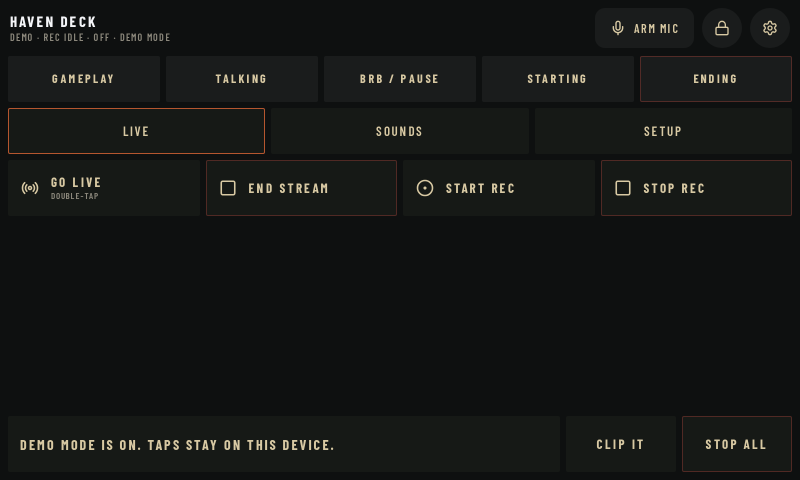
#> input picture docs/media/live.png, 1600 x 960 px (shown at 1/2 size)
$ python frame-hero.py
#> lines starting #> are read from the running program, lines starting #| are printed output that depends on the picture
#!/usr/bin/env python3
"""Frame the 800x480 Live screenshot in a touchscreen bezel and build the hero."""
from __future__ import annotations

from pathlib import Path

from PIL import Image, ImageDraw, ImageFilter, ImageFont

ROOT = Path(__file__).resolve().parents[1] / "docs" / "media"
LIVE = ROOT / "live.png"
BG = (16, 13, 11)
BEZEL = (22, 19, 16)
BEZEL_HI = (58, 50, 42)
CREAM = (216, 201, 163)
RUST = (181, 86, 47)
TEXT = (243, 237, 224)
MUTED = (154, 143, 124)


# [9 lines left out: function font, not called in this run]


def round_corners(im: Image.Image, radius: int) -> Image.Image:
    mask = Image.new("L", im.size, 0)
    ImageDraw.Draw(mask).rounded_rectangle((0, 0, im.width, im.height), radius=radius, fill=255)
    out = Image.new("RGBA", im.size)
    out.paste(im.convert("RGBA"), (0, 0))
    out.putalpha(mask)
    return out


def frame_screen(screen: Image.Image, bezel: int = 42, radius: int = 36, inner: int = 6) -> Image.Image:
    screen = screen.convert("RGBA")
    w, h = screen.size
    fw, fh = w + bezel * 2, h + bezel * 2
    device = Image.new("RGBA", (fw, fh), (0, 0, 0, 0))
    draw = ImageDraw.Draw(device)
    draw.rounded_rectangle((0, 0, fw - 1, fh - 1), radius=radius, fill=BEZEL + (255,))
    # outer lip
    draw.rounded_rectangle((1, 1, fw - 2, fh - 2), radius=radius - 1, outline=BEZEL_HI + (255,), width=2)
    # cream / rust hairline around the glass
    inset = bezel - inner
    draw.rounded_rectangle(
        (inset, inset, fw - inset - 1, fh - inset - 1),
        radius=max(8, radius - bezel + inner + 4),
        outline=CREAM + (255,),
        width=2,
    )
    draw.rounded_rectangle(
        (inset + 2, inset + 2, fw - inset - 3, fh - inset - 3),
        radius=max(6, radius - bezel + inner + 2),
        outline=RUST + (180,),
        width=1,
    )
    glass = round_corners(screen, max(4, radius - bezel + 4))
    device.alpha_composite(glass, (bezel, bezel))
    return device


def drop_shadow(im: Image.Image, pad: int = 48, offset: tuple[int, int] = (0, 18), blur: int = 24) -> Image.Image:
    canvas = Image.new("RGBA", (im.width + pad * 2, im.height + pad * 2), (0, 0, 0, 0))
    shadow = Image.new("RGBA", im.size, (0, 0, 0, 0))
    mask = im.split()[-1]
    shadow.paste((0, 0, 0, 180), (0, 0), mask)
    shadow = shadow.filter(ImageFilter.GaussianBlur(blur))
    canvas.alpha_composite(shadow, (pad + offset[0], pad + offset[1]))
    canvas.alpha_composite(im, (pad, pad))
    return canvas


# [33 lines left out: function hero, not called in this run]


def main() -> None:
    screen = Image.open(LIVE)
#> screen is the input picture: PIL image 1600x960 RGB; mean R, G, B 21, 22.7, 21.3
    framed = drop_shadow(frame_screen(screen))
#> in frame_screen, `device = Image.new("RGBA", (fw, fh), (0, 0, 0, 0))`: device: PIL image 1684x1044 RGBA; every value is 0
#> in round_corners, `mask = Image.new("L", im.size, 0)`: mask: PIL image 1600x960 L; every value is 0
#> in round_corners, `ImageDraw.Draw(mask).rounded_rectangle((0, 0, im.width, im.height), ra..`:
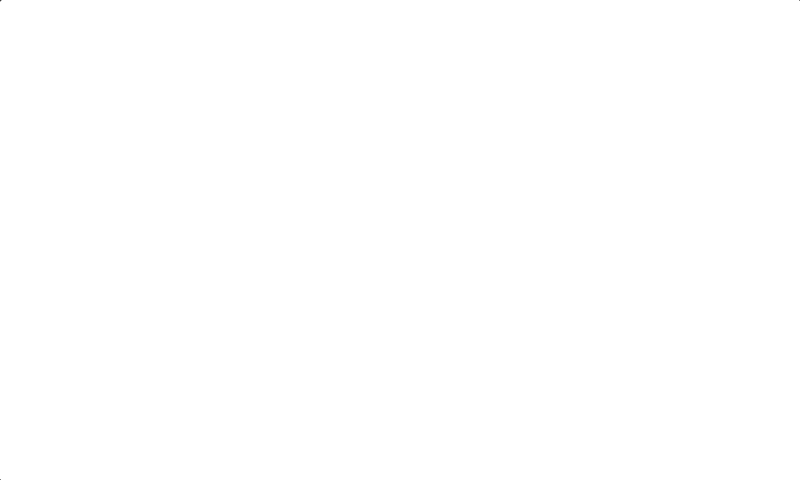
#> mask: PIL image 1600x960 L (shown at 1/2 size); 100% white; black in thin lines or dots
#> in round_corners, `out = Image.new("RGBA", im.size)`: out: PIL image 1600x960 RGBA; every value is 0
#> in frame_screen, `device.alpha_composite(glass, (bezel, bezel))`:
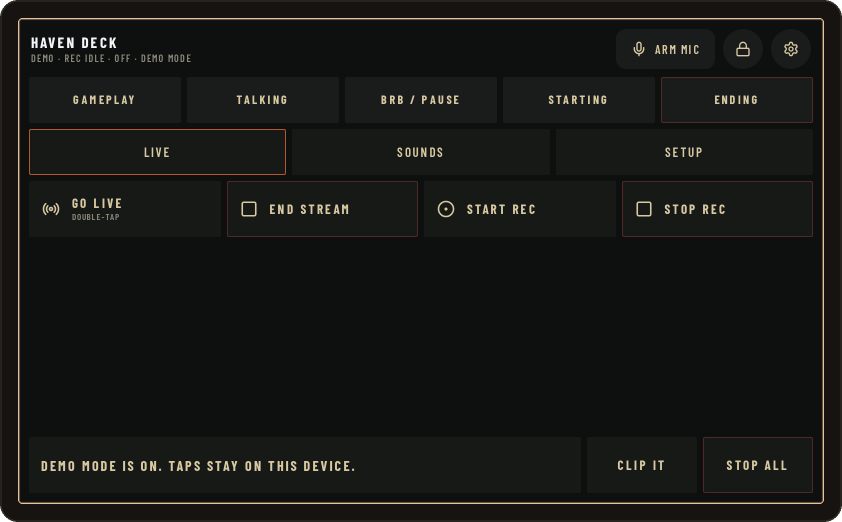
#> device: PIL image 1684x1044 RGBA (shown at 1/2 size); mean R, G, B, A 22.9, 23.7, 21.7, 254.6; transparent parts drawn white
#> in drop_shadow, `canvas = Image.new("RGBA", (im.width + pad * 2, im.height + pad * 2), ..`: canvas: PIL image 1780x1140 RGBA; every value is 0
#> in drop_shadow, `shadow.paste((0, 0, 0, 180), (0, 0), mask)`:
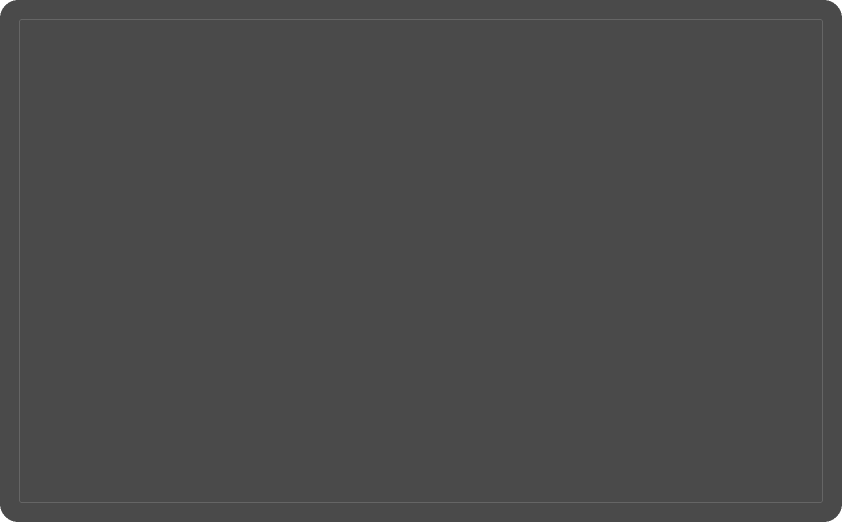
#> shadow: PIL image 1684x1044 RGBA (shown at 1/2 size); mean R, G, B, A 0, 0, 0, 179.7; transparent parts drawn white
#> in drop_shadow, `canvas.alpha_composite(im, (pad, pad))`:
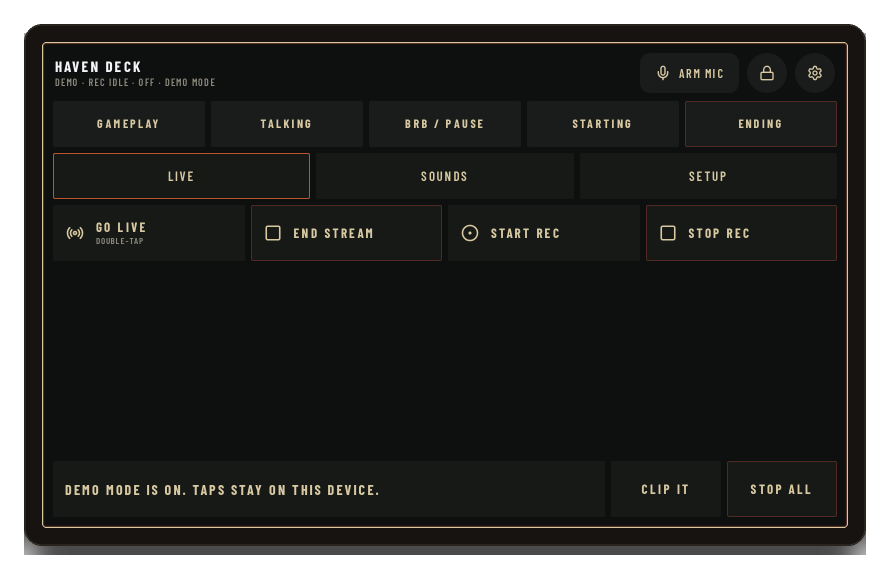
#> canvas: PIL image 1780x1140 RGBA (shown at 1/2 size); mean R, G, B, A 19.8, 20.5, 18.8, 223.4; transparent parts drawn white
    (ROOT / "live-framed.png").parent.mkdir(parents=True, exist_ok=True)
    # also frame the other two for the README row
    for name in ("live", "sounds", "setup"):
        shot = Image.open(ROOT / f"{name}.png")
        framed_tab = drop_shadow(frame_screen(shot, bezel=36, radius=28), pad=36, offset=(0, 12), blur=18)
#> call 2 of frame_screen, with bezel = 36, radius = 28, inner = 6
#> in frame_screen (call 2), `device = Image.new("RGBA", (fw, fh), (0, 0, 0, 0))`: device: PIL image 1672x1032 RGBA; every value is 0
#> in frame_screen (call 2), `device.alpha_composite(glass, (bezel, bezel))`:
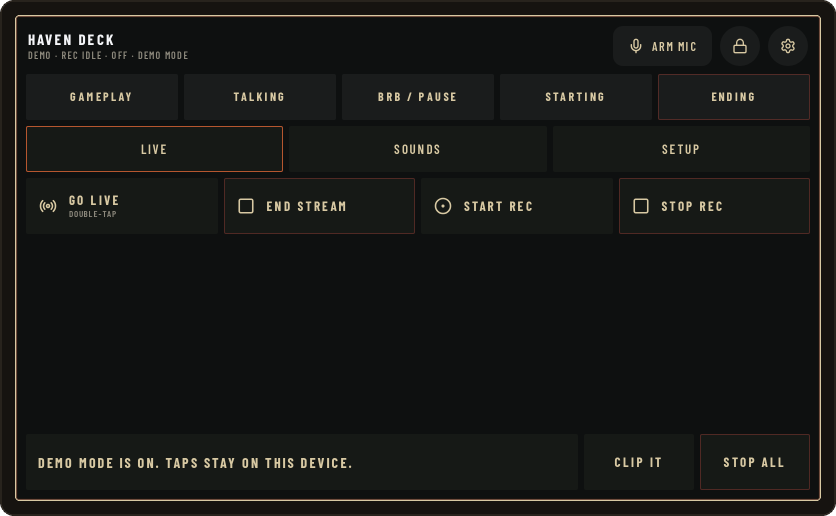
#> device: PIL image 1672x1032 RGBA (shown at 1/2 size); mean R, G, B, A 22.9, 23.8, 21.8, 254.7; transparent parts drawn white
#> call 2 of drop_shadow, with pad = 36, offset = (0, 12), blur = 18
#> in drop_shadow (call 2), `canvas = Image.new("RGBA", (im.width + pad * 2, im.height + pad * 2), ..`: canvas: PIL image 1744x1104 RGBA; every value is 0
#> in drop_shadow (call 2), `canvas.alpha_composite(shadow, (pad + offset[0], pad + offset[1]))`:
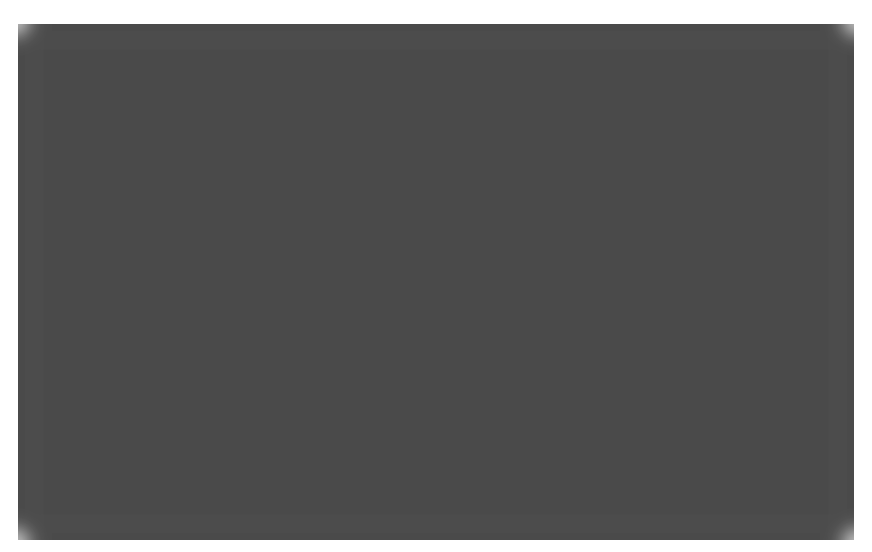
#> canvas: PIL image 1744x1104 RGBA (shown at 1/2 size); mean R, G, B, A 0, 0, 0, 161.1; transparent parts drawn white
#> in drop_shadow (call 2), `canvas.alpha_composite(im, (pad, pad))`:
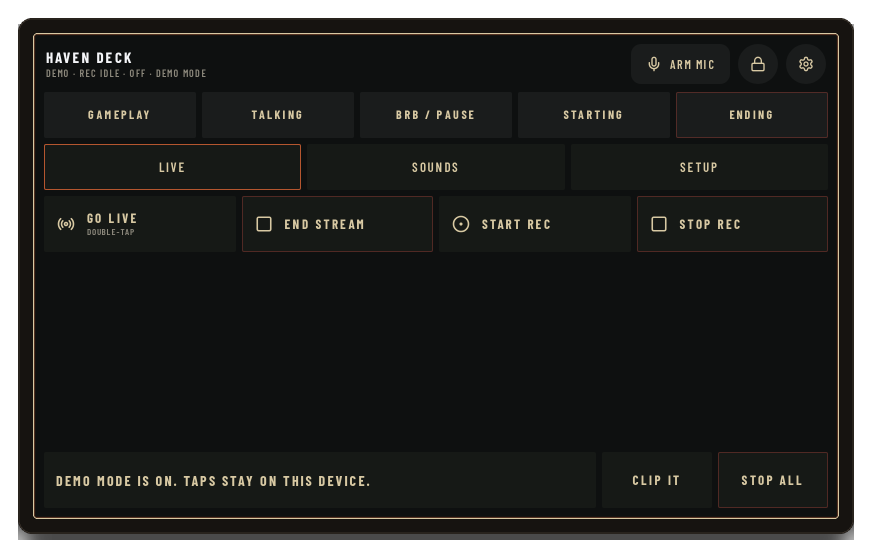
#> canvas: PIL image 1744x1104 RGBA (shown at 1/2 size); mean R, G, B, A 20.4, 21.3, 19.5, 230.3; transparent parts drawn white
        # trim excess transparent? keep pad for even edges
        framed_tab.save(ROOT / f"{name}-framed.png", "PNG")
        print("wrote", ROOT / f"{name}-framed.png")
    hero(framed).save(ROOT / "hero.png", "PNG", optimize=True)
    print("wrote", ROOT / "hero.png")


if __name__ == "__main__":
#> (the run stopped early here; a loop or call above may not have finished)
